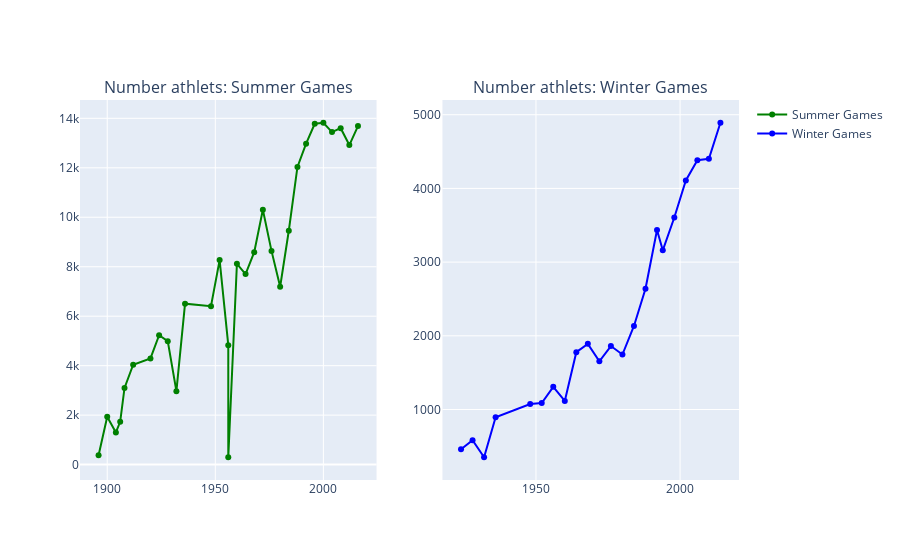

Notebook code cell kept with this figure:
### Code cell
traceS = go.Scatter(
    x = dfS['Year'],y = dfS['Athlets'],
    name="Summer Games",
    marker=dict(color="Green"),
    mode = "markers+lines",
    text=dfS['City'],
)
traceW = go.Scatter(
    x = dfW['Year'],y = dfW['Athlets'],
    name="Winter Games",
    marker=dict(color="Blue"),
    mode = "markers+lines",
    text=dfW['City']
)

data = [traceS, traceW]

fig = tools.make_subplots(rows=1, cols=2, subplot_titles=('Number athlets: Summer Games', 'Number athlets: Winter Games'))
fig.append_trace(traceS, 1, 1)
fig.append_trace(traceW, 1, 2)

iplot(fig, filename="JJOO")

### Figure 1 — Plotly figure (JSON) as saved in the notebook; plotly's stock layout.template omitted (floating-point values rounded to 4 significant figures)
{"data": [{"marker": {"color": "Green"}, "mode": "markers+lines", "name": "Summer Games", "text": ["Athina", "Paris", "St. Louis", "Athina", "London", "Stockholm", "Antwerpen", "Paris", "Amsterdam", "Los Angeles", "Berlin", "London", "Helsinki", "Melbourne", "Stockholm", "Roma", "Tokyo", "Mexico City", "Munich", "Montreal", "Moskva", "Los Angeles", "Seoul", "Barcelona", "Atlanta", "Sydney", "Athina", "Beijing", "London", "Rio de Janeiro"], "type": "scatter", "x": [1896, 1900, 1904, 1906, 1908, 1912, 1920, 1924, 1928, 1932, 1936, 1948, 1952, 1956, 1956, 1960, 1964, 1968, 1972, 1976, 1980, 1984, 1988, 1992, 1996, 2000, 2004, 2008, 2012, 2016], "xaxis": "x", "y": [380, 1936, 1301, 1733, 3101, 4040, 4292, 5233, 4992, 2969, 6506, 6405, 8270, 4829, 298, 8119, 7702, 8588, 10304, 8641, 7191, 9454, 12037, 12977, 13780, 13821, 13443, 13602, 12920, 13688], "yaxis": "y"}, {"marker": {"color": "Blue"}, "mode": "markers+lines", "name": "Winter Games", "text": ["Chamonix", "Sankt Moritz", "Lake Placid", "Garmisch-Partenkirchen", "Sankt Moritz", "Oslo", "Cortina d'Ampezzo", "Squaw Valley", "Innsbruck", "Grenoble", "Sapporo", "Innsbruck", "Lake Placid", "Sarajevo", "Calgary", "Albertville", "Lillehammer", "Nagano", "Salt Lake City", "Torino", "Vancouver", "Sochi"], "type": "scatter", "x": [1924, 1928, 1932, 1936, 1948, 1952, 1956, 1960, 1964, 1968, 1972, 1976, 1980, 1984, 1988, 1992, 1994, 1998, 2002, 2006, 2010, 2014], "xaxis": "x2", "y": [460, 582, 352, 895, 1075, 1088, 1307, 1116, 1778, 1891, 1655, 1861, 1746, 2134, 2639, 3436, 3160, 3605, 4109, 4382, 4402, 4891], "yaxis": "y2"}], "layout": {"annotations": [{"font": {"size": 16}, "showarrow": false, "text": "Number athlets: Summer Games", "x": 0.225, "xanchor": "center", "xref": "paper", "y": 1, "yanchor": "bottom", "yref": "paper"}, {"font": {"size": 16}, "showarrow": false, "text": "Number athlets: Winter Games", "x": 0.775, "xanchor": "center", "xref": "paper", "y": 1, "yanchor": "bottom", "yref": "paper"}], "xaxis": {"anchor": "y", "domain": [0, 0.45]}, "xaxis2": {"anchor": "y2", "domain": [0.55, 1]}, "yaxis": {"anchor": "x", "domain": [0, 1]}, "yaxis2": {"anchor": "x2", "domain": [0, 1]}}}
